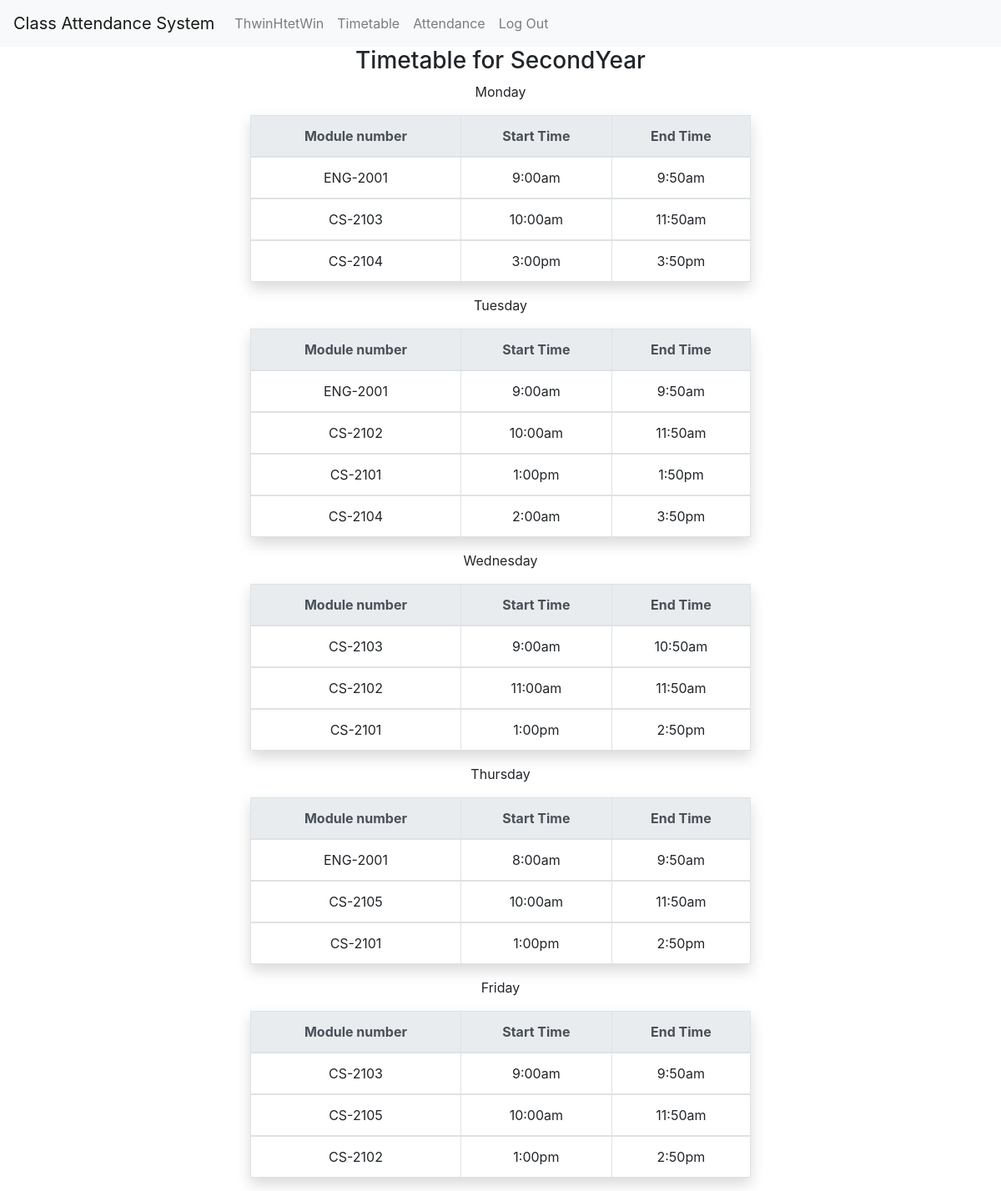
/timetable/ (signed in), run on the app's committed database.
### attendance_app/models.py (models this page shows, shortened)
class User(AbstractUser):
    attending_year = models.CharField(max_length=10)
    roll_no_prefix = models.CharField(max_length=10,default='')
    roll_no_number = models.IntegerField(default=0)
    roll_number = models.CharField(max_length=20,default='')
    classroom      = models.CharField(max_length=20,blank=True)

class Subject(models.Model):
    module_no = models.CharField(max_length=10,primary_key=True)
    module_name = models.CharField(max_length=30)

class Timetable(models.Model):
    classroom = models.ForeignKey(Classroom,on_delete=models.CASCADE,default='')
    subject = models.ForeignKey(ClassroomSubject,on_delete=models.CASCADE)
    day = models.CharField(max_length=15, choices=DAYS)
    start_time = models.CharField(max_length=20,default='')
    end_time = models.CharField(max_length=20,default='')

### attendance_app/views.py (the view)
# urls.py: path('timetable/',views.timetable,name='timetable'),
def timetable(request):
    attending_year = request.user.attending_year
    classroom      = request.user.classroom
    day            = datetime.now().date().strftime("%A")
    days = ["Monday","Tuesday","Wednesday","Thursday","Friday"]
    timetable = {}
    for day in days:
        s = Timetable.objects.filter(classroom_id=classroom,day=day)
        timetable[day] = {}
        for i in s:
            timetable[day][i.subject.subject.module_no] = {}
            timetable[day][i.subject.subject.module_no]["start_time"] = i.start_time
            timetable[day][i.subject.subject.module_no]["end_time"] = i.end_time
    return render(request,'attendance_system/timetable.html',{
        "timetable":timetable,
        "attending_year":attending_year,
        "days":days,
        "s":s
        })

### attendance_app/templates/attendance_system/timetable.html (shortened to what this page needs)
{% extends "attendance_system/layout.html" %}
{% block body %}
<h3 align='center'>Timetable for {{ attending_year }}</h3>
{% for day,t in timetable.items %}
    <table class="table table-bordered shadow table-responsive-sm btn-table" style="width:50%" align="center">
    <p align="center">{{day}}</p>
        <thead class="thead-light">
            <tr align="center">
                <th scope="col">Module number</th>
                <th scope="col">Start Time</th>
                <th scope="col">End Time</th>
            </tr>
        </thead>
        {% for module_no,time in t.items %}
            <tbody>
                <tr align="center" >
                    <td scope="row">{{module_no}}</td>
                    <td scope="row">{{time.start_time}}</td>
                    <td scope="row">{{time.end_time}}</td>
                </tr>
            </tbody>
        {% endfor %}
    </table>
{% endfor %}
{% endblock body %}

### attendance_app/templates/attendance_system/layout.html (shortened to what this page needs)
{% load static %}
<!DOCTYPE html>
<html lang="en">
    <head>
        <link rel="stylesheet" href="https://stackpath.bootstrapcdn.com/bootstrap/4.4.1/css/bootstrap.min.css">
        <link rel="stylesheet" href="https://cdnjs.cloudflare.com/ajax/libs/font-awesome/4.7.0/css/font-awesome.min.css">
    </head>
    <body>
        <nav class="navbar navbar-expand-lg navbar-light bg-light sticky-top">
            <a class="navbar-brand" href="{% url 'index' %}">Class Attendance System</a>
        <div class="collapse navbar-collapse" id="here">
            <ul class="navbar-nav mr-auto">
            {% if user.is_authenticated %}
                <li class="nav-link">{{ user.username }}</li>
                <li class="nav-item">
                    <a class="nav-link" href="{% url 'timetable' %}">Timetable</a>
                </li>
                 <li class="nav-item">
                    <a class="nav-link" href="{% url 'attendance' %}">Attendance</a>
                </li>
                <li class="nav-item">
                    <a class="nav-link" href="{% url 'logout' %}">Log Out</a>
                </li>
            {% endif %}
        </ul>
    </div>
</nav>
            {% block body %}
            {% endblock %}
    </body>
</html>

### data on the page
User: username "ThwinHtetWin", attending_year "SecondYear"
Subject: t "ENG-2001" "ENG-2001" "ENG-2001"
Timetable: start_time "9:00am", end_time "9:50am"
Subject: t "CS-2103" "CS-2103" "CS-2103"
Timetable: start_time "10:00am", end_time "11:50am"
Subject: t "CS-2104" "CS-2104"
Timetable: start_time "3:00pm", end_time "3:50pm"
Timetable: start_time "9:00am", end_time "9:50am"
Subject: t "CS-2102" "CS-2102" "CS-2102"
Timetable: start_time "10:00am", end_time "11:50am"
Subject: t "CS-2101" "CS-2101" "CS-2101"
Timetable: start_time "1:00pm", end_time "1:50pm"
Timetable: start_time "2:00am", end_time "3:50pm"
Timetable: start_time "9:00am", end_time "10:50am"
Timetable: start_time "11:00am", end_time "11:50am"
Timetable: start_time "1:00pm", end_time "2:50pm"
Timetable: start_time "8:00am", end_time "9:50am"
Subject: t "CS-2105" "CS-2105"
Timetable: start_time "10:00am", end_time "11:50am"
Timetable: start_time "1:00pm", end_time "2:50pm"
Timetable: start_time "9:00am", end_time "9:50am"
Timetable: start_time "10:00am", end_time "11:50am"
Timetable: start_time "1:00pm", end_time "2:50pm"

### other printed values
{{ day }} "Monday" "Tuesday" "Wednesday" "Thursday" "Friday"
